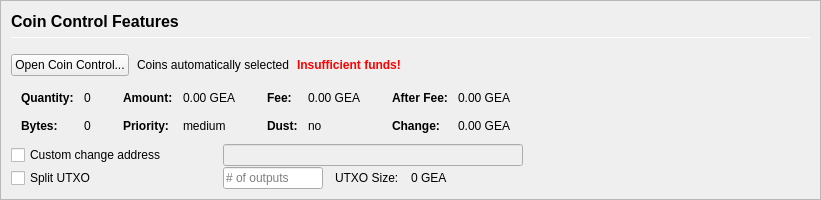
         <widget class="QFrame" name="frameCoinControl">
          <property name="sizePolicy">
           <sizepolicy hsizetype="Expanding" vsizetype="Expanding">
            <horstretch>0</horstretch>
            <verstretch>0</verstretch>
           </sizepolicy>
          </property>
          <property name="maximumSize">
           <size>
            <width>16777215</width>
            <height>16777215</height>
           </size>
          </property>
          <property name="frameShape">
           <enum>QFrame::StyledPanel</enum>
          </property>
          <property name="frameShadow">
           <enum>QFrame::Sunken</enum>
          </property>
          <layout class="QVBoxLayout" name="verticalLayoutCoinControl2">
           <property name="spacing">
            <number>0</number>
           </property>
           <property name="leftMargin">
            <number>0</number>
           </property>
           <property name="topMargin">
            <number>0</number>
           </property>
           <property name="rightMargin">
            <number>0</number>
           </property>
           <property name="bottomMargin">
            <number>0</number>
           </property>
           <item>
            <widget class="QFrame" name="frameCoinControl_BG">
             <layout class="QVBoxLayout" name="verticalLayoutCoinControl" stretch="0,0,0,0,0,0">
              <property name="spacing">
               <number>1</number>
              </property>
              <property name="leftMargin">
               <number>10</number>
              </property>
              <property name="topMargin">
               <number>10</number>
              </property>
              <item>
               <layout class="QHBoxLayout" name="horizontalLayoutCoinControl1">
                <property name="bottomMargin">
                 <number>15</number>
                </property>
                <item>
                 <layout class="QVBoxLayout" name="verticalLayout_3">
                  <property name="spacing">
                   <number>6</number>
                  </property>
                  <item>
                   <widget class="QLabel" name="labelCoinControlFeatures">
                    <property name="sizePolicy">
                     <sizepolicy hsizetype="Preferred" vsizetype="Maximum">
                      <horstretch>0</horstretch>
                      <verstretch>0</verstretch>
                     </sizepolicy>
                    </property>
                    <property name="minimumSize">
                     <size>
                      <width>0</width>
                      <height>20</height>
                     </size>
                    </property>
                    <property name="font">
                     <font>
                      <pointsize>12</pointsize>
                      <weight>75</weight>
                      <bold>true</bold>
                     </font>
                    </property>
                    <property name="styleSheet">
                     <string notr="true">font-weight:bold;</string>
                    </property>
                    <property name="text">
                     <string>Coin Control Features</string>
                    </property>
                   </widget>
                  </item>
                  <item>
                   <widget class="Line" name="line">
                    <property name="minimumSize">
                     <size>
                      <width>0</width>
                      <height>1</height>
                     </size>
                    </property>
                    <property name="maximumSize">
                     <size>
                      <width>16777215</width>
                      <height>1</height>
                     </size>
                    </property>
                    <property name="orientation">
                     <enum>Qt::Horizontal</enum>
                    </property>
                   </widget>
                  </item>
                 </layout>
                </item>
               </layout>
              </item>
              <item>
               <layout class="QHBoxLayout" name="horizontalLayoutCoinControl2" stretch="0,0,0,0">
                <property name="spacing">
                 <number>8</number>
                </property>
                <property name="bottomMargin">
                 <number>10</number>
                </property>
                <item>
                 <widget class="QPushButton" name="pushButtonCoinControl">
                  <property name="styleSheet">
                   <string notr="true"/>
                  </property>
                  <property name="text">
                   <string>Open Coin Control...</string>
                  </property>
                  <property name="autoDefault">
                   <bool>false</bool>
                  </property>
                 </widget>
                </item>
                <item>
                 <widget class="QLabel" name="labelCoinControlAutomaticallySelected">
                  <property name="text">
                   <string>Coins automatically selected</string>
                  </property>
                  <property name="margin">
                   <number>5</number>
                  </property>
                 </widget>
                </item>
                <item>
                 <widget class="QLabel" name="labelCoinControlInsuffFunds">
                  <property name="font">
                   <font>
                    <weight>75</weight>
                    <bold>true</bold>
                   </font>
                  </property>
                  <property name="styleSheet">
                   <string notr="true">color:red;font-weight:bold;</string>
                  </property>
                  <property name="text">
                   <string>Insufficient funds!</string>
                  </property>
                  <property name="margin">
                   <number>5</number>
                  </property>
                 </widget>
                </item>
                <item>
                 <spacer name="horizontalSpacerCoinControl">
                  <property name="orientation">
                   <enum>Qt::Horizontal</enum>
                  </property>
                  <property name="sizeHint" stdset="0">
                   <size>
                    <width>40</width>
                    <height>1</height>
                   </size>
                  </property>
                 </spacer>
                </item>
               </layout>
              </item>
              <item>
               <widget class="QWidget" name="widgetCoinControl" native="true">
                <property name="sizePolicy">
                 <sizepolicy hsizetype="Preferred" vsizetype="Preferred">
                  <horstretch>0</horstretch>
                  <verstretch>0</verstretch>
                 </sizepolicy>
                </property>
                <property name="minimumSize">
                 <size>
                  <width>0</width>
                  <height>0</height>
                 </size>
                </property>
                <property name="styleSheet">
                 <string notr="true"/>
                </property>
                <layout class="QHBoxLayout" name="horizontalLayoutCoinControl5">
                 <property name="leftMargin">
                  <number>0</number>
                 </property>
                 <property name="topMargin">
                  <number>0</number>
                 </property>
                 <property name="rightMargin">
                  <number>0</number>
                 </property>
                 <property name="bottomMargin">
                  <number>0</number>
                 </property>
                 <item>
                  <layout class="QHBoxLayout" name="horizontalLayoutCoinControl3" stretch="0,0,0,1">
                   <property name="spacing">
                    <number>20</number>
                   </property>
                   <property name="topMargin">
                    <number>0</number>
                   </property>
                   <property name="bottomMargin">
                    <number>10</number>
                   </property>
                   <item>
                    <layout class="QFormLayout" name="formLayoutCoinControl1">
                     <property name="horizontalSpacing">
                      <number>10</number>
                     </property>
                     <property name="verticalSpacing">
                      <number>14</number>
                     </property>
                     <property name="leftMargin">
                      <number>10</number>
                     </property>
                     <property name="topMargin">
                      <number>4</number>
                     </property>
                     <property name="rightMargin">
                      <number>6</number>
                     </property>
                     <item row="0" column="0">
                      <widget class="QLabel" name="labelCoinControlQuantityText">
                       <property name="font">
                        <font>
                         <weight>75</weight>
                         <bold>true</bold>
                        </font>
                       </property>
                       <property name="text">
                        <string>Quantity:</string>
                       </property>
                       <property name="margin">
                        <number>0</number>
                       </property>
                      </widget>
                     </item>
                     <item row="0" column="1">
                      <widget class="QLabel" name="labelCoinControlQuantity">
                       <property name="cursor">
                        <cursorShape>IBeamCursor</cursorShape>
                       </property>
                       <property name="contextMenuPolicy">
                        <enum>Qt::ActionsContextMenu</enum>
                       </property>
                       <property name="text">
                        <string notr="true">0</string>
                       </property>
                       <property name="margin">
                        <number>0</number>
                       </property>
                       <property name="textInteractionFlags">
                        <set>Qt::LinksAccessibleByMouse|Qt::TextSelectableByKeyboard|Qt::TextSelectableByMouse</set>
                       </property>
                      </widget>
                     </item>
                     <item row="1" column="0">
                      <widget class="QLabel" name="labelCoinControlBytesText">
                       <property name="font">
                        <font>
                         <weight>75</weight>
                         <bold>true</bold>
                        </font>
                       </property>
                       <property name="text">
                        <string>Bytes:</string>
                       </property>
                      </widget>
                     </item>
                     <item row="1" column="1">
                      <widget class="QLabel" name="labelCoinControlBytes">
                       <property name="cursor">
                        <cursorShape>IBeamCursor</cursorShape>
                       </property>
                       <property name="contextMenuPolicy">
                        <enum>Qt::ActionsContextMenu</enum>
                       </property>
                       <property name="text">
                        <string notr="true">0</string>
                       </property>
                       <property name="textInteractionFlags">
                        <set>Qt::LinksAccessibleByMouse|Qt::TextSelectableByKeyboard|Qt::TextSelectableByMouse</set>
                       </property>
                      </widget>
                     </item>
                    </layout>
                   </item>
                   <item>
                    <layout class="QFormLayout" name="formLayoutCoinControl2">
                     <property name="horizontalSpacing">
                      <number>10</number>
                     </property>
                     <property name="verticalSpacing">
                      <number>14</number>
                     </property>
                     <property name="leftMargin">
                      <number>6</number>
                     </property>
                     <property name="topMargin">
                      <number>4</number>
                     </property>
                     <property name="rightMargin">
                      <number>6</number>
                     </property>
                     <item row="0" column="0">
                      <widget class="QLabel" name="labelCoinControlAmountText">
                       <property name="font">
                        <font>
                         <weight>75</weight>
                         <bold>true</bold>
                        </font>
                       </property>
                       <property name="text">
                        <string>Amount:</string>
                       </property>
                       <property name="margin">
                        <number>0</number>
                       </property>
                      </widget>
                     </item>
                     <item row="0" column="1">
                      <widget class="QLabel" name="labelCoinControlAmount">
                       <property name="cursor">
                        <cursorShape>IBeamCursor</cursorShape>
                       </property>
                       <property name="contextMenuPolicy">
                        <enum>Qt::ActionsContextMenu</enum>
                       </property>
                       <property name="text">
                        <string notr="true">0.00 GEA</string>
                       </property>
                       <property name="textInteractionFlags">
                        <set>Qt::LinksAccessibleByMouse|Qt::TextSelectableByKeyboard|Qt::TextSelectableByMouse</set>
                       </property>
                      </widget>
                     </item>
                     <item row="1" column="0">
                      <widget class="QLabel" name="labelCoinControlPriorityText">
                       <property name="font">
                        <font>
                         <weight>75</weight>
                         <bold>true</bold>
                        </font>
                       </property>
                       <property name="text">
                        <string>Priority:</string>
                       </property>
                      </widget>
                     </item>
                     <item row="1" column="1">
                      <widget class="QLabel" name="labelCoinControlPriority">
                       <property name="cursor">
                        <cursorShape>IBeamCursor</cursorShape>
                       </property>
                       <property name="contextMenuPolicy">
                        <enum>Qt::ActionsContextMenu</enum>
                       </property>
                       <property name="text">
                        <string>medium</string>
                       </property>
                       <property name="textInteractionFlags">
                        <set>Qt::LinksAccessibleByMouse|Qt::TextSelectableByKeyboard|Qt::TextSelectableByMouse</set>
                       </property>
                      </widget>
                     </item>
                    </layout>
                   </item>
                   <item>
                    <layout class="QFormLayout" name="formLayoutCoinControl3">
                     <property name="horizontalSpacing">
                      <number>10</number>
                     </property>
                     <property name="verticalSpacing">
                      <number>14</number>
                     </property>
                     <property name="leftMargin">
                      <number>6</number>
                     </property>
                     <property name="topMargin">
                      <number>4</number>
                     </property>
                     <property name="rightMargin">
                      <number>6</number>
                     </property>
                     <item row="0" column="0">
                      <widget class="QLabel" name="labelCoinControlFeeText">
                       <property name="font">
                        <font>
                         <weight>75</weight>
                         <bold>true</bold>
                        </font>
                       </property>
                       <property name="text">
                        <string>Fee:</string>
                       </property>
                       <property name="margin">
                        <number>0</number>
                       </property>
                      </widget>
                     </item>
                     <item row="0" column="1">
                      <widget class="QLabel" name="labelCoinControlFee">
                       <property name="cursor">
                        <cursorShape>IBeamCursor</cursorShape>
                       </property>
                       <property name="contextMenuPolicy">
                        <enum>Qt::ActionsContextMenu</enum>
                       </property>
                       <property name="text">
                        <string notr="true">0.00 GEA</string>
                       </property>
                       <property name="textInteractionFlags">
                        <set>Qt::LinksAccessibleByMouse|Qt::TextSelectableByKeyboard|Qt::TextSelectableByMouse</set>
                       </property>
                      </widget>
                     </item>
                     <item row="1" column="0">
                      <widget class="QLabel" name="labelCoinControlLowOutputText">
                       <property name="font">
                        <font>
                         <weight>75</weight>
                         <bold>true</bold>
                        </font>
                       </property>
                       <property name="text">
                        <string>Dust:</string>
                       </property>
                      </widget>
                     </item>
                     <item row="1" column="1">
                      <widget class="QLabel" name="labelCoinControlLowOutput">
                       <property name="cursor">
                        <cursorShape>IBeamCursor</cursorShape>
                       </property>
                       <property name="contextMenuPolicy">
                        <enum>Qt::ActionsContextMenu</enum>
                       </property>
                       <property name="text">
                        <string>no</string>
                       </property>
                       <property name="textInteractionFlags">
                        <set>Qt::LinksAccessibleByMouse|Qt::TextSelectableByKeyboard|Qt::TextSelectableByMouse</set>
                       </property>
                      </widget>
                     </item>
                    </layout>
                   </item>
                   <item>
                    <layout class="QFormLayout" name="formLayoutCoinControl4">
                     <property name="horizontalSpacing">
                      <number>10</number>
                     </property>
                     <property name="verticalSpacing">
                      <number>14</number>
                     </property>
                     <property name="leftMargin">
                      <number>6</number>
                     </property>
                     <property name="topMargin">
                      <number>4</number>
                     </property>
                     <property name="rightMargin">
                      <number>6</number>
                     </property>
                     <item row="0" column="0">
                      <widget class="QLabel" name="labelCoinControlAfterFeeText">
                       <property name="font">
                        <font>
                         <weight>75</weight>
                         <bold>true</bold>
                        </font>
                       </property>
                       <property name="text">
                        <string>After Fee:</string>
                       </property>
                       <property name="margin">
                        <number>0</number>
                       </property>
                      </widget>
                     </item>
                     <item row="0" column="1">
                      <widget class="QLabel" name="labelCoinControlAfterFee">
                       <property name="cursor">
                        <cursorShape>IBeamCursor</cursorShape>
                       </property>
                       <property name="contextMenuPolicy">
                        <enum>Qt::ActionsContextMenu</enum>
                       </property>
                       <property name="text">
                        <string notr="true">0.00 GEA</string>
                       </property>
                       <property name="textInteractionFlags">
                        <set>Qt::LinksAccessibleByMouse|Qt::TextSelectableByKeyboard|Qt::TextSelectableByMouse</set>
                       </property>
                      </widget>
                     </item>
                     <item row="1" column="0">
                      <widget class="QLabel" name="labelCoinControlChangeText">
                       <property name="font">
                        <font>
                         <weight>75</weight>
                         <bold>true</bold>
                        </font>
                       </property>
                       <property name="text">
                        <string>Change:</string>
                       </property>
                      </widget>
                     </item>
                     <item row="1" column="1">
                      <widget class="QLabel" name="labelCoinControlChange">
                       <property name="cursor">
                        <cursorShape>IBeamCursor</cursorShape>
                       </property>
                       <property name="contextMenuPolicy">
                        <enum>Qt::ActionsContextMenu</enum>
                       </property>
                       <property name="text">
                        <string notr="true">0.00 GEA</string>
                       </property>
                       <property name="textInteractionFlags">
                        <set>Qt::LinksAccessibleByMouse|Qt::TextSelectableByKeyboard|Qt::TextSelectableByMouse</set>
                       </property>
                      </widget>
                     </item>
                    </layout>
                   </item>
                  </layout>
                 </item>
                </layout>
               </widget>
              </item>
              <item>
               <layout class="QHBoxLayout" name="horizontalLayoutCoinControl4">
                <property name="spacing">
                 <number>12</number>
                </property>
                <property name="sizeConstraint">
                 <enum>QLayout::SetDefaultConstraint</enum>
                </property>
                <property name="topMargin">
                 <number>0</number>
                </property>
                <property name="rightMargin">
                 <number>0</number>
                </property>
                <item>
                 <widget class="QCheckBox" name="checkBoxCoinControlChange">
                  <property name="sizePolicy">
                   <sizepolicy hsizetype="Preferred" vsizetype="Preferred">
                    <horstretch>0</horstretch>
                    <verstretch>0</verstretch>
                   </sizepolicy>
                  </property>
                  <property name="minimumSize">
                   <size>
                    <width>200</width>
                    <height>0</height>
                   </size>
                  </property>
                  <property name="maximumSize">
                   <size>
                    <width>200</width>
                    <height>16777215</height>
                   </size>
                  </property>
                  <property name="toolTip">
                   <string>If this is activated, but the change address is empty or invalid, change will be sent to a newly generated address.</string>
                  </property>
                  <property name="text">
                   <string>Custom change address</string>
                  </property>
                 </widget>
                </item>
                <item>
                 <widget class="QValidatedLineEdit" name="lineEditCoinControlChange">
                  <property name="enabled">
                   <bool>false</bool>
                  </property>
                  <property name="sizePolicy">
                   <sizepolicy hsizetype="Preferred" vsizetype="Preferred">
                    <horstretch>0</horstretch>
                    <verstretch>0</verstretch>
                   </sizepolicy>
                  </property>
                  <property name="minimumSize">
                   <size>
                    <width>300</width>
                    <height>0</height>
                   </size>
                  </property>
                 </widget>
                </item>
                <item>
                 <widget class="QLabel" name="labelCoinControlChangeLabel">
                  <property name="sizePolicy">
                   <sizepolicy hsizetype="Preferred" vsizetype="Preferred">
                    <horstretch>0</horstretch>
                    <verstretch>0</verstretch>
                   </sizepolicy>
                  </property>
                  <property name="minimumSize">
                   <size>
                    <width>100</width>
                    <height>0</height>
                   </size>
                  </property>
                  <property name="text">
                   <string/>
                  </property>
                  <property name="margin">
                   <number>3</number>
                  </property>
                 </widget>
                </item>
               </layout>
              </item>
              <item>
               <layout class="QHBoxLayout" name="horizontalLayoutCoinControl6">
                <property name="spacing">
                 <number>12</number>
                </property>
                <property name="rightMargin">
                 <number>0</number>
                </property>
                <item>
                 <widget class="QCheckBox" name="splitBlockCheckBox">
                  <property name="sizePolicy">
                   <sizepolicy hsizetype="Preferred" vsizetype="Preferred">
                    <horstretch>0</horstretch>
                    <verstretch>0</verstretch>
                   </sizepolicy>
                  </property>
                  <property name="minimumSize">
                   <size>
                    <width>200</width>
                    <height>0</height>
                   </size>
                  </property>
                  <property name="maximumSize">
                   <size>
                    <width>200</width>
                    <height>16777215</height>
                   </size>
                  </property>
                  <property name="text">
                   <string>Split UTXO</string>
                  </property>
                 </widget>
                </item>
                <item>
                 <widget class="QLineEdit" name="splitBlockLineEdit">
                  <property name="sizePolicy">
                   <sizepolicy hsizetype="Preferred" vsizetype="Preferred">
                    <horstretch>50</horstretch>
                    <verstretch>0</verstretch>
                   </sizepolicy>
                  </property>
                  <property name="minimumSize">
                   <size>
                    <width>100</width>
                    <height>0</height>
                   </size>
                  </property>
                  <property name="maximumSize">
                   <size>
                    <width>100</width>
                    <height>16777215</height>
                   </size>
                  </property>
                  <property name="placeholderText">
                   <string># of outputs</string>
                  </property>
                 </widget>
                </item>
                <item>
                 <widget class="QLabel" name="labelBlockSizeText">
                  <property name="text">
                   <string>UTXO Size:</string>
                  </property>
                 </widget>
                </item>
                <item>
                 <widget class="QLabel" name="labelBlockSize">
                  <property name="text">
                   <string>0 GEA</string>
                  </property>
                 </widget>
                </item>
                <item>
                 <spacer name="horizontalSpacer_7">
                  <property name="orientation">
                   <enum>Qt::Horizontal</enum>
                  </property>
                  <property name="sizeHint" stdset="0">
                   <size>
                    <width>40</width>
                    <height>20</height>
                   </size>
                  </property>
                 </spacer>
                </item>
               </layout>
              </item>
              <item>
               <spacer name="verticalSpacerCoinControl">
                <property name="orientation">
                 <enum>Qt::Vertical</enum>
                </property>
                <property name="sizeHint" stdset="0">
                 <size>
                  <width>800</width>
                  <height>1</height>
                 </size>
                </property>
               </spacer>
              </item>
             </layout>
            </widget>
           </item>
          </layout>
         </widget>
